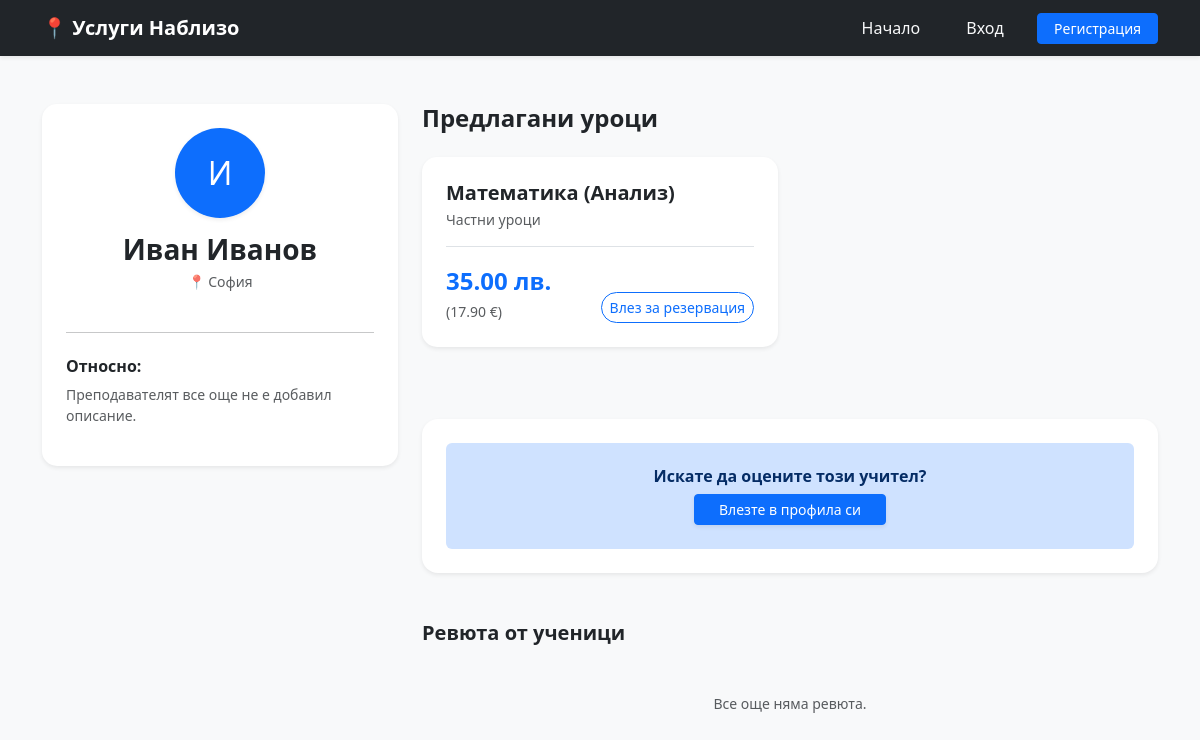
Before: /public-profile/1 with the older database file.
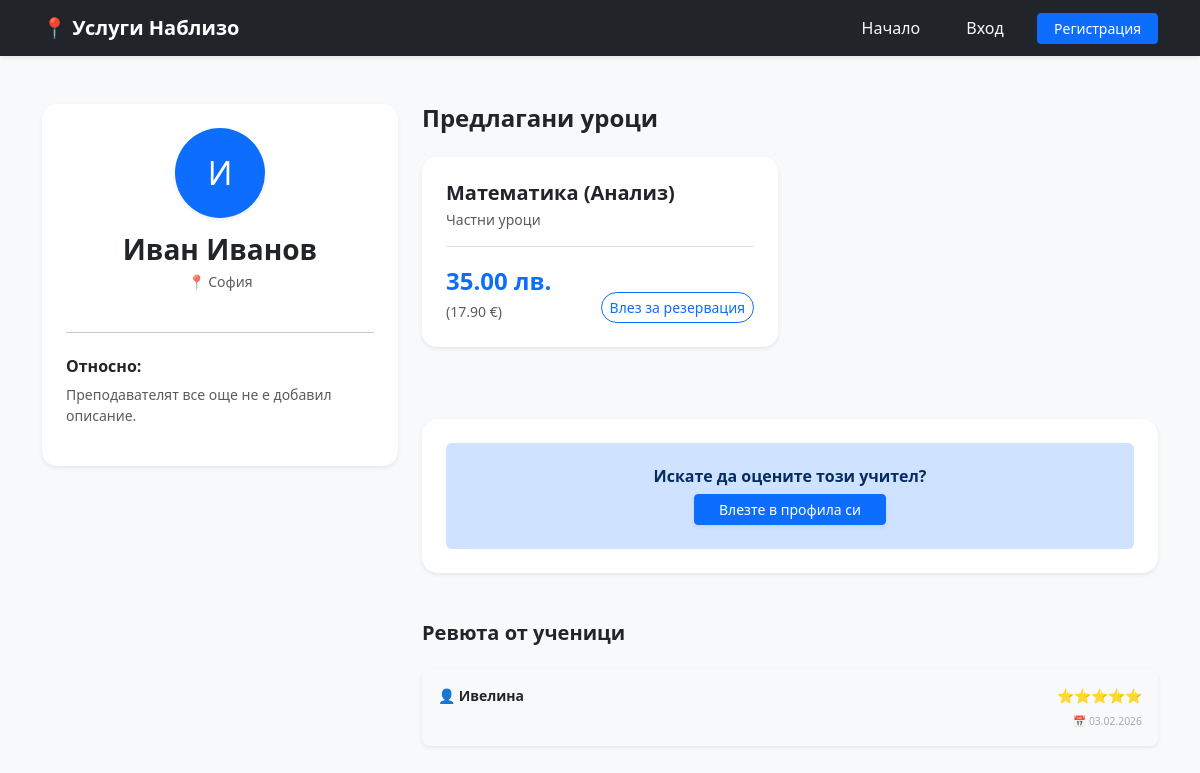
After: the same page with the newer database file.
### app/models.py (models this page shows)
class User(Base):
    __tablename__ = "users"
    id = Column(Integer, primary_key=True, index=True)
    email = Column(String, unique=True, index=True)
    password = Column(String)
    role = Column(String)
    first_name = Column(String, nullable=True)
    username = Column(String, unique=True, index=True, nullable=True)
    phone = Column(String, nullable=True)
    address = Column(String, nullable=True)
    bio = Column(String, nullable=True)
    is_verified = Column(Boolean, default=False)
    lessons = relationship("Lesson", back_populates="teacher")
    reviews = relationship("Review", foreign_keys="[Review.teacher_id]")

class Lesson(Base):
    __tablename__ = "lessons"
    id = Column(Integer, primary_key=True, index=True)
    subject = Column(String)
    category = Column(String)
    price = Column(Float)
    teacher_id = Column(Integer, ForeignKey("users.id"))
    teacher_name = Column(String)
    latitude = Column(Float)
    longitude = Column(Float)
    teacher = relationship("User", back_populates="lessons")

class Review(Base):
    __tablename__ = "reviews"
    id = Column(Integer, primary_key=True, index=True)
    teacher_id = Column(Integer, ForeignKey("users.id"))
    user_id = Column(Integer, ForeignKey("users.id"))
    rating = Column(Integer, nullable=False)
    comment = Column(Text, nullable=True)
    created_at = Column(DateTime, default=datetime.utcnow)
    teacher = relationship("User", foreign_keys=[teacher_id])
    reviewer = relationship("User", foreign_keys=[user_id])

### app/main.py (the view)
@app.get("/public-profile/{user_id}", response_class=HTMLResponse)
def public_profile(request: Request, user_id: int, db: Session = Depends(get_db), current_user_id: str = Cookie(None)):
    print(f"DEBUG: Отварям профил на потребител с ID: {user_id}")
    user = db.query(models.User).filter(models.User.id == user_id).first()
    if not user:
        return HTMLResponse(content="<script>alert('Потребителят не е намерен!'); window.history.back();</script>")
    teacher_lessons = db.query(models.Lesson).filter(models.Lesson.teacher_id == user_id).all()
    reviews = db.query(models.Review).filter(models.Review.teacher_id == user_id).order_by(models.Review.created_at.desc()).all()
    return templates.TemplateResponse("public_profile.html", {
        "request": request,
        "user": user,
        "lessons": teacher_lessons,
        "reviews": reviews,
        "eur_rate": 1.95583,
        "is_logged_in": True if current_user_id else False,
        "current_user_id": int(current_user_id) if current_user_id else None
    })

### templates/public_profile.html (shortened to what this page needs)
<!DOCTYPE html>
<html lang="bg">
<head>
    <link href="https://cdn.jsdelivr.net/npm/bootstrap@5.3.0/dist/css/bootstrap.min.css" rel="stylesheet">
</head>
<body class="bg-light">
    <nav class="navbar navbar-expand-lg navbar-dark bg-dark mb-5 shadow-sm">
        <div class="container">
            <a class="navbar-brand fw-bold" href="/">📍 Услуги Наблизо</a>
            <div class="ms-auto">
                <a href="/" class="btn btn-link text-light text-decoration-none me-3">Начало</a>
                {% if is_logged_in %}
                    <a href="/profile" class="btn btn-link text-light text-decoration-none me-3">Моят Профил</a>
                    <a href="/logout" class="btn btn-outline-light btn-sm">Изход</a>
                {% else %}
                    <a href="/login" class="btn btn-link text-light text-decoration-none me-3">Вход</a>
                    <a href="/register" class="btn btn-primary btn-sm px-3">Регистрация</a>
                {% endif %}
            </div>
        </div>
    </nav>
    <div class="container">
        <div class="row">
            <div class="col-md-4 mb-4">
                <div class="card shadow-sm p-4 text-center border-0 card-service">
                    <div class="rounded-circle avatar-circle shadow-sm">
                        {{ (user.first_name or user.username)[0].upper() }}
                    </div>
                    <h3 class="fw-bold mb-1">{{ user.first_name or user.username }}</h3>
                    <p class="text-muted small">📍 {{ user.address or "Локация не е посочена" }}</p>
                    <hr class="my-4">
                    <div class="text-start">
                        <h6 class="fw-bold text-dark">Относно:</h6>
                        <p class="text-muted small">{{ user.bio or "Преподавателят все още не е добавил описание." }}</p>
                    </div>
                </div>
            </div>
            <div class="col-md-8">
                <h4 class="fw-bold mb-4">Предлагани уроци</h4>
                <div class="row">
                    {% for lesson in lessons %}
                    <div class="col-md-12 col-lg-6 mb-4">
                        <div class="card h-100 shadow-sm border-0 card-service">
                            <div class="card-body p-4 d-flex flex-column">
                                <h5 class="fw-bold mb-1">{{ lesson.subject }}</h5>
                                <p class="text-muted small mb-3">{{ lesson.category }}</p>
                                <div class="mt-auto pt-3 border-top">
                                    <div class="d-flex justify-content-between align-items-end">
                                        <div>
                                            <div class="price-text">{{ "%.2f"|format(lesson.price) }} лв.</div>
                                            <small class="text-muted">({{ "%.2f"|format(lesson.price / eur_rate) }} €)</small>
                                        </div>
                                        <div style="min-width: 150px;">
                                            {% if is_logged_in %}
                                                {% if current_user_id == lesson.teacher_id %}
                                                    <button class="btn btn-info btn-sm w-100 disabled">Ваш урок</button>
                                                {% else %}
                                                    <form action="/book-lesson/{{ lesson.id }}" method="post">
                                                        <label class="small text-muted mb-1" style="font-size: 0.65rem;">Изберете час:</label>
                                                        <input type="datetime-local" id="dt-{{ lesson.id }}" name="appointment_time"
                                                               class="form-control form-control-sm mb-2" required>
                                                        <button type="submit" class="btn btn-primary btn-sm w-100 shadow-sm">Запази час</button>
                                                    </form>
                                                    <script>
                                                        (function() {
                                                            const now = new Date();
                                                            now.setMinutes(now.getMinutes() - now.getTimezoneOffset());
                                                            document.getElementById('dt-{{ lesson.id }}').min = now.toISOString().slice(0,16);
                                                        })();
                                                    </script>
                                                {% endif %}
                                            {% else %}
                                                <a href="/login" class="btn btn-outline-primary btn-sm w-100 rounded-pill">Влез за резервация</a>
                                            {% endif %}
                                        </div>
                                    </div>
                                </div>
                            </div>
                        </div>
                    </div>
                    {% endfor %}
                </div>
                <div class="mt-5 p-4 bg-white shadow-sm rounded-4 border-0">
                    {% if is_logged_in %}
                        <h5 class="fw-bold mb-4">Остави оценка</h5>
                        <form action="/submit-review/{{ user.id }}" method="post" class="row g-3">
                            <div class="col-md-5">
                                <select name="rating" class="form-select" required>
                                    <option value="">Оценка (звезди)...</option>
                                    <option value="5">⭐⭐⭐⭐⭐ (Отличен)</option>
                                    <option value="4">⭐⭐⭐⭐ (Много добър)</option>
                                    <option value="3">⭐⭐⭐ (Добър)</option>
                                    <option value="2">⭐⭐ (Среден)</option>
                                    <option value="1">⭐ (Слаб)</option>
                                </select>
                            </div>
                            <div class="col-12">
                                <textarea name="comment" class="form-control" rows="2" placeholder="Напишете коментар (по избор)..."></textarea>
                            </div>
                            <div class="col-12">
                                <button type="submit" class="btn btn-primary px-4 shadow-sm">Публикувай</button>
                            </div>
                        </form>
                    {% else %}
                        <div class="alert alert-primary border-0 text-center py-4 mb-0">
                            <h6 class="fw-bold mb-2">Искате да оцените този учител?</h6>
                            <a href="/login" class="btn btn-primary btn-sm px-4 shadow-sm">Влезте в профила си</a>
                        </div>
                    {% endif %}
                </div>
                <div class="mt-5 mb-5">
                    <h5 class="fw-bold mb-4">Ревюта от ученици</h5>
                    {% if reviews %}
                        {% for review in reviews %}
                        <div class="card shadow-sm border-0 mb-3 review-card rounded-3">
                            <div class="card-body p-3">
                                <div class="d-flex justify-content-between align-items-center">
                                    <span class="fw-bold text-dark small">👤 {{ review.reviewer.first_name if review.reviewer else "Анонимен" }}</span>
                                    <span class="text-warning small">{% for i in range(review.rating) %}⭐{% endfor %}</span>
                                </div>
                                <div class="text-end mt-2" style="font-size: 0.65rem; color: #aaa;">
                                    📅 {{ review.created_at.strftime('%d.%m.%Y') }}
                                </div>
                            </div>
                        </div>
                        {% endfor %}
                    {% else %}
                        <p class="text-muted small text-center py-4">Все още няма ревюта.</p>
                    {% endif %}
                </div>
            </div>
        </div>
    </div>
</body>
</html>

### templates/public_profile.html (style rules this page uses)
.review-card { border-left: 4px solid #0d6efd; background-color: #f8f9fa; }
.price-text { font-size: 1.5rem; font-weight: bold; color: #0d6efd; }
.avatar-circle { width: 90px; height: 90px; font-size: 32px; display: flex; align-items: center; justify-content: center; margin: 0 auto 15px; background-color: #0d6efd; color: white; }
.card-service { border-radius: 15px; transition: transform 0.2s; }

Changed rows visible on the page:
added Review: reviewer "Ивелина", rating 5 (drawn), created_at "03.02.2026"
Other visible differences:
text no longer shown: "Все още няма ревюта."
